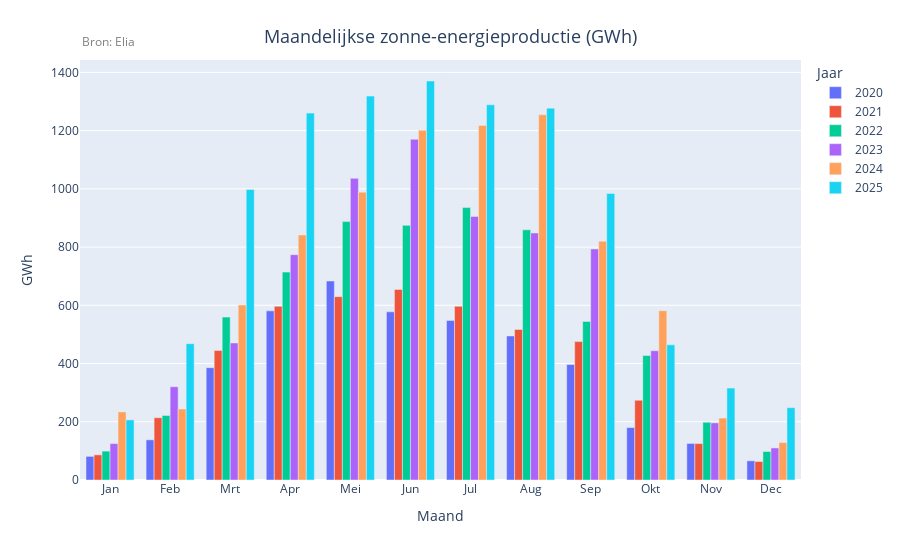

Notebook code for this chart:
### Code cell
vt.plot_interactive(energytype="solar",lang=lang, short=short,layout="months")

### Figure 1 — Plotly figure (JSON) as saved in the notebook; plotly's stock layout.template omitted (floating-point values rounded to 4 significant figures)
{"data": [{"alignmentgroup": "True", "hovertemplate": "Jaar=2020<br>Maand=%{x}<br>GWh=%{y}<extra></extra>", "legendgroup": "2020", "marker": {"color": "#636efa", "pattern": {"shape": ""}}, "name": "2020", "offsetgroup": "2020", "orientation": "v", "showlegend": true, "textposition": "auto", "type": "bar", "x": ["Jan", "Feb", "Mrt", "Apr", "Mei", "Jun", "Jul", "Aug", "Sep", "Okt", "Nov", "Dec"], "xaxis": "x", "y": [81.23, 137.9, 385.8, 581.0, 683.3, 577.6, 547.6, 494.8, 396.6, 180.0, 125.6, 65.8], "yaxis": "y"}, {"alignmentgroup": "True", "hovertemplate": "Jaar=2021<br>Maand=%{x}<br>GWh=%{y}<extra></extra>", "legendgroup": "2021", "marker": {"color": "#EF553B", "pattern": {"shape": ""}}, "name": "2021", "offsetgroup": "2021", "orientation": "v", "showlegend": true, "textposition": "auto", "type": "bar", "x": ["Jan", "Feb", "Mrt", "Apr", "Mei", "Jun", "Jul", "Aug", "Sep", "Okt", "Nov", "Dec"], "xaxis": "x", "y": [86.34, 214.0, 444.9, 596.5, 629.8, 654.7, 596.6, 517.2, 475.4, 273.9, 125.1, 63.57], "yaxis": "y"}, {"alignmentgroup": "True", "hovertemplate": "Jaar=2022<br>Maand=%{x}<br>GWh=%{y}<extra></extra>", "legendgroup": "2022", "marker": {"color": "#00cc96", "pattern": {"shape": ""}}, "name": "2022", "offsetgroup": "2022", "orientation": "v", "showlegend": true, "textposition": "auto", "type": "bar", "x": ["Jan", "Feb", "Mrt", "Apr", "Mei", "Jun", "Jul", "Aug", "Sep", "Okt", "Nov", "Dec"], "xaxis": "x", "y": [99.23, 221.6, 559.5, 714.0, 887.5, 874.7, 935.7, 859.3, 544.6, 427.4, 198.3, 97.87], "yaxis": "y"}, {"alignmentgroup": "True", "hovertemplate": "Jaar=2023<br>Maand=%{x}<br>GWh=%{y}<extra></extra>", "legendgroup": "2023", "marker": {"color": "#ab63fa", "pattern": {"shape": ""}}, "name": "2023", "offsetgroup": "2023", "orientation": "v", "showlegend": true, "textposition": "auto", "type": "bar", "x": ["Jan", "Feb", "Mrt", "Apr", "Mei", "Jun", "Jul", "Aug", "Sep", "Okt", "Nov", "Dec"], "xaxis": "x", "y": [125.1, 320.4, 470.6, 773.9, 1036.0, 1170.0, 905.4, 848.4, 793.6, 443.8, 196.4, 110.1], "yaxis": "y"}, {"alignmentgroup": "True", "hovertemplate": "Jaar=2024<br>Maand=%{x}<br>GWh=%{y}<extra></extra>", "legendgroup": "2024", "marker": {"color": "#FFA15A", "pattern": {"shape": ""}}, "name": "2024", "offsetgroup": "2024", "orientation": "v", "showlegend": true, "textposition": "auto", "type": "bar", "x": ["Jan", "Feb", "Mrt", "Apr", "Mei", "Jun", "Jul", "Aug", "Sep", "Okt", "Nov", "Dec"], "xaxis": "x", "y": [233.9, 243.9, 601.0, 841.5, 988.5, 1202.0, 1218.0, 1254.0, 819.9, 581.5, 212.9, 128.7], "yaxis": "y"}, {"alignmentgroup": "True", "hovertemplate": "Jaar=2025<br>Maand=%{x}<br>GWh=%{y}<extra></extra>", "legendgroup": "2025", "marker": {"color": "#19d3f3", "pattern": {"shape": ""}}, "name": "2025", "offsetgroup": "2025", "orientation": "v", "showlegend": true, "textposition": "auto", "type": "bar", "x": ["Jan", "Feb", "Mrt", "Apr", "Mei", "Jun", "Jul", "Aug", "Sep", "Okt", "Nov", "Dec"], "xaxis": "x", "y": [206.4, 468.2, 997.7, 1260.0, 1319.0, 1370.0, 1289.0, 1277.0, 984.1, 464.3, 315.6, 248.4], "yaxis": "y"}], "layout": {"annotations": [{"font": {"color": "gray", "size": 12}, "showarrow": false, "text": "Bron: Elia", "x": 0, "xanchor": "left", "xref": "paper", "y": 1.02, "yanchor": "bottom", "yref": "paper"}], "barmode": "group", "hovermode": "closest", "legend": {"title": {"text": "Jaar"}, "tracegroupgap": 0}, "margin": {"t": 60}, "title": {"font": {"size": 18}, "text": "Maandelijkse zonne-energieproductie (GWh)", "x": 0.5, "xanchor": "center", "yanchor": "top"}, "xaxis": {"anchor": "y", "domain": [0, 1], "title": {"text": "Maand"}}, "yaxis": {"anchor": "x", "domain": [0, 1], "title": {"text": "GWh"}}}}
